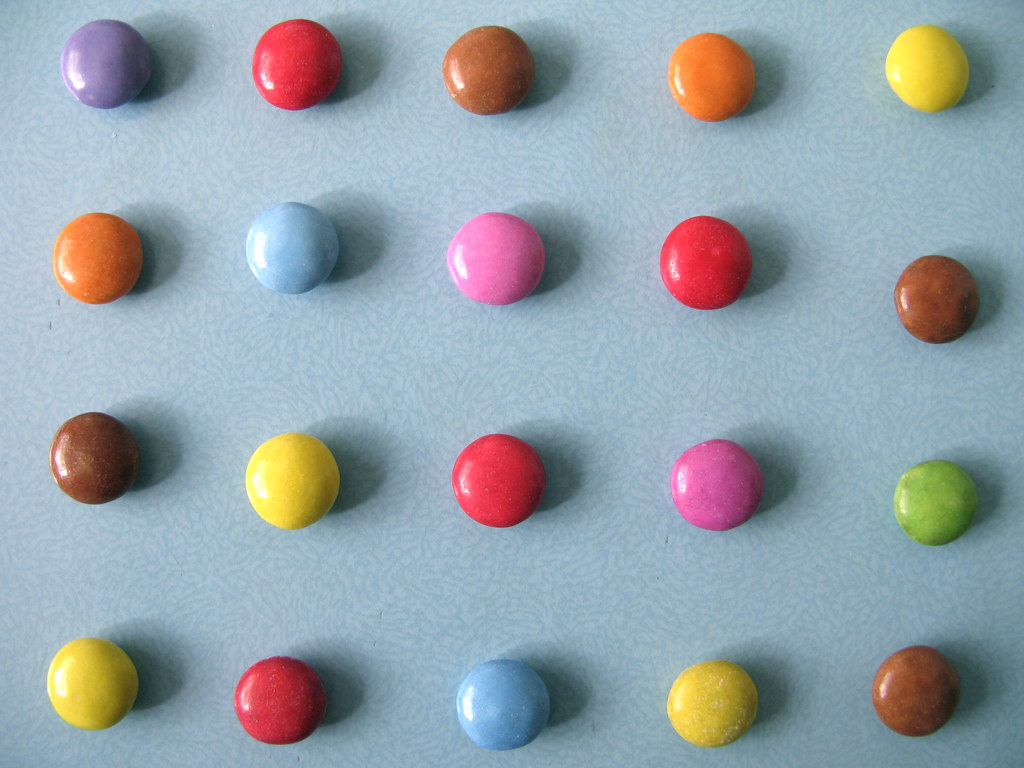
#> input picture OpenCVTest/smarties.jpg, 1024 x 768 px, given in place of the camera
$ python OpenCV_test.py
#> lines starting #> are read from the running program, lines starting #| are printed output that depends on the picture; after the words box and inside, x2 and y2 are one past the last pixel; in counts of white or black regions, pixels touching at a corner belong together
import cv2 as cv
import numpy as np
import matplotlib.pyplot as plt


# import image
capture1 = cv.VideoCapture(1, cv.CAP_DSHOW)
ret, image = capture1.read()
#> image is the input picture: shape (768, 1024, 3); mean B, G, R 170.4, 162.2, 150.5
cv.VideoCapture(0).release()

# Convert image to HSV
image_hsv = cv.cvtColor(image, cv.COLOR_BGR2HSV)
#> image_hsv: shape (768, 1024, 3); mean H, S, V 97.2, 70.9, 185

# White image with same size as image
image_wh = np.zeros(image.shape, dtype=np.uint8)

# mask
l_b = np.array([0, 123, 75])
u_b = np.array([19, 255, 153])

mask = cv.inRange(image_hsv, l_b, u_b)
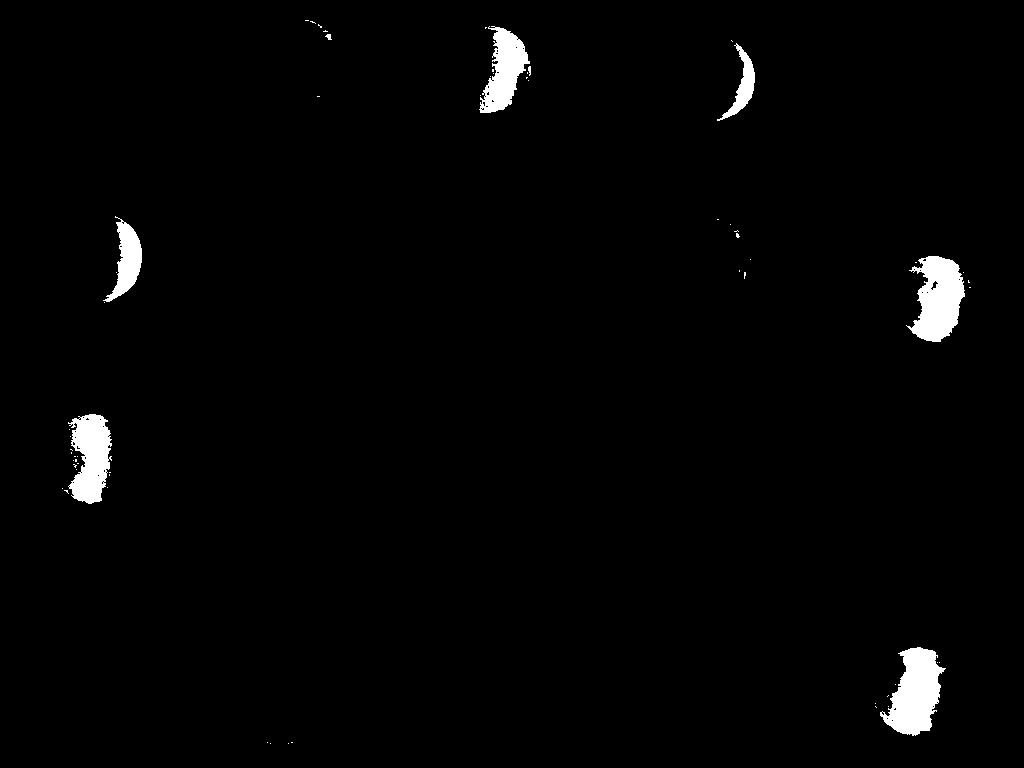
#> mask: shape (768, 1024); 1.8% white; 62 white regions (54 under 20 px), largest, box (x1, y1, x2, y2) and area: (880, 647, 946, 736) 3412, (906, 256, 965, 342) 3226, (68, 414, 112, 504) 2714

# Convert mask to binary
_, mask = cv.threshold(mask, 127, 255, cv.THRESH_BINARY)

# inverse mask
mask_inv = cv.bitwise_not(mask)
#> mask_inv: shape (768, 1024); 98.2% white; 62 black regions (54 under 20 px)

# Contour
cnts, hierchy = cv.findContours(mask_inv, cv.RETR_TREE, cv.CHAIN_APPROX_SIMPLE)
#> cnts = 126 contours, 116 with area under 20; largest, box (x1, y1, x2, y2) and area: (0, 0, 1024, 768) 784641, (879, 646, 947, 737) 3566, (906, 255, 966, 343) 3404, (67, 413, 113, 505) 2876, (478, 26, 531, 114) 2488

# Sort contours by area
cnt = sorted(cnts, key=cv.contourArea, reverse=True)
#> cnt has the same summary as cnts

# Remove outer edge
cnt = cnt[1:]
#> cnt = 125 contours, 116 with area under 20; largest, box (x1, y1, x2, y2) and area: (879, 646, 947, 737) 3566, (906, 255, 966, 343) 3404, (67, 413, 113, 505) 2876, (478, 26, 531, 114) 2488, (102, 218, 143, 303) 1546

# Find the max 5% of contour areas
max_area = cv.contourArea(cnt[0])
#> max_area = 3566.5
contourse = []
for c in cnt:
    if cv.contourArea(c) > 0.05 * max_area:
        contourse.append(c)
    else:
        break
#> this loop made 7 passes
#> after the loop, contourse = 6 contours; box (x1, y1, x2, y2) and area: (879, 646, 947, 737) 3566, (906, 255, 966, 343) 3404, (67, 413, 113, 505) 2876, (478, 26, 531, 114) 2488, (102, 218, 143, 303) 1546, (716, 42, 756, 122) 944


# Find the center of the contour
cx = []
cy = []
for c in contourse:
    M = cv.moments(c)
    cx.append(int(M['m10']/M['m00']))
    cy.append(int(M['m01']/M['m00']))
#> this loop made 6 passes
#> after the loop, cx = [915, 937, 90, 503, 126, 742]; cy = [692, 298, 456, 70, 259, 85]

points = np.array([cx, cy]).T
#> points = [[915, 692], [937, 298], [90, 456], [503, 70], [126, 259], [742, 85]]

# Sort points by distance from with start point 0,0
point_sort = sorted(points, key=lambda point: point[0]**2 + point[1]**2)
#> point_sort = [[126, 259], [90, 456], [503, 70], [742, 85], [937, 298], [915, 692]]


print("Stop")

cv.imshow('image', image)
cv.imshow('mask', mask)
for i in range(len(points)):
    cv.circle(image,(points[i,0], points[i,1]),10,(50*i,50*i,50*i), -1)
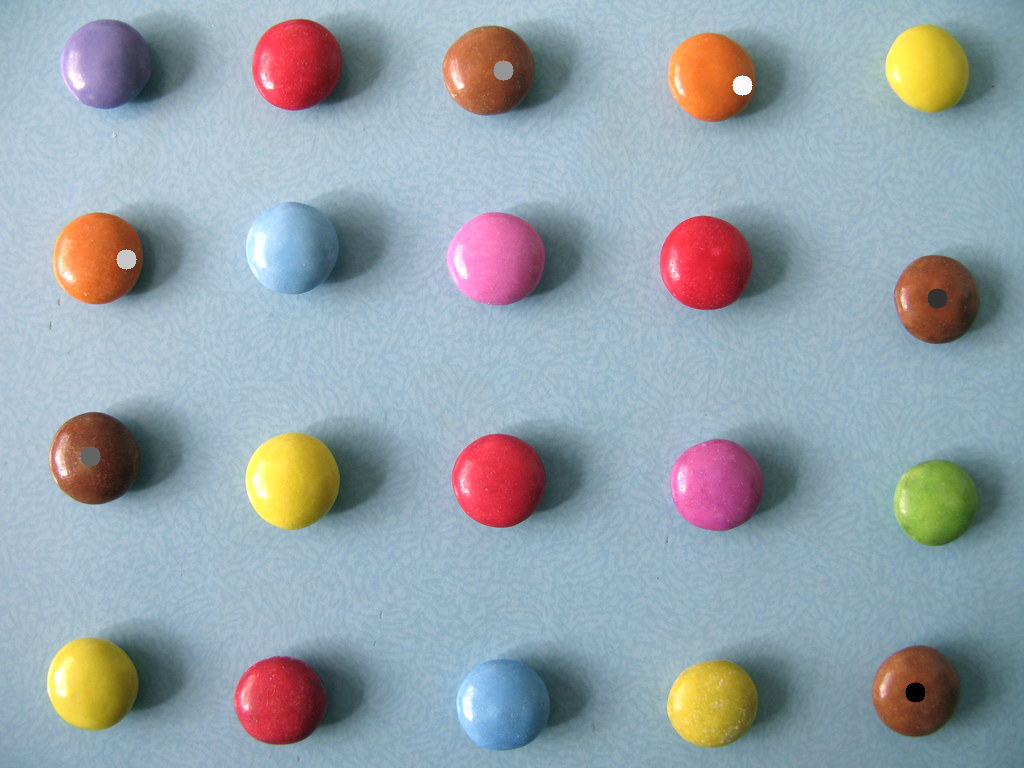
#> image: shape (768, 1024, 3); 0.24% of pixels changed, all inside (x1, y1, x2, y2) = (80, 60, 948, 703)
cv.imshow("Circles", image)

cv.drawContours(image_wh, contourse, -1, (255, 255, 255), 3)
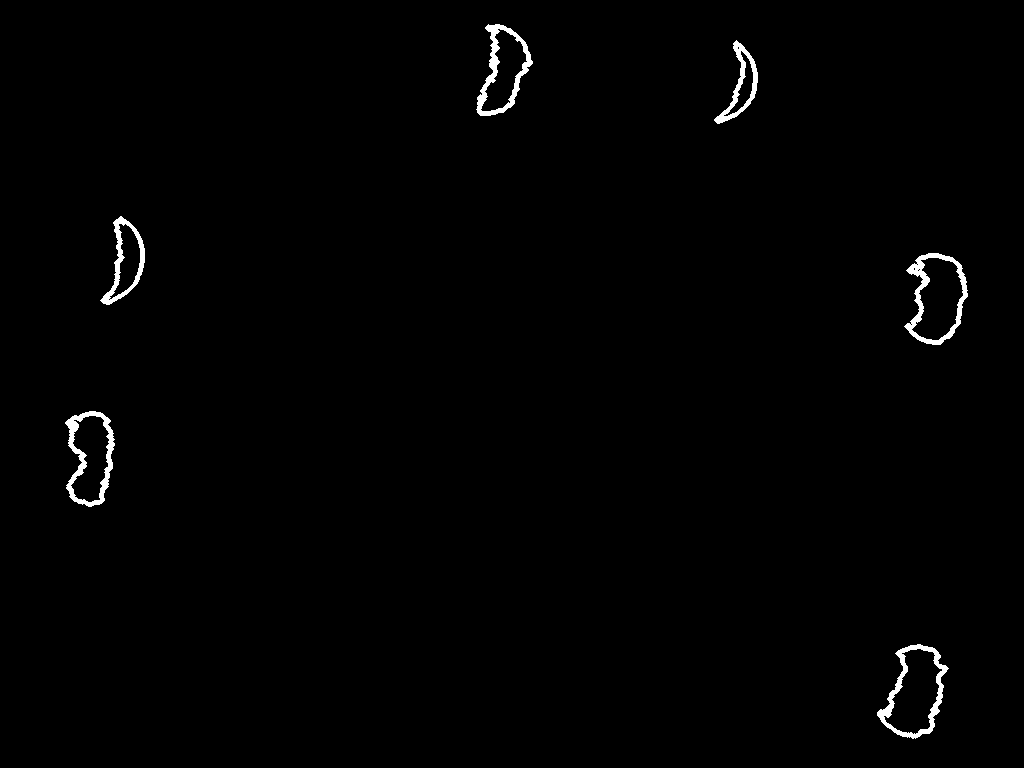
#> image_wh: shape (768, 1024, 3); 0.92% white; 6 white regions, box (x1, y1, x2, y2) and area: (877, 644, 949, 739) 1360, (904, 253, 968, 345) 1355, (65, 411, 115, 507) 1341, (476, 24, 533, 116) 1295, (100, 216, 145, 305) 973, (714, 40, 758, 124) 889
cv.imshow("Contour", image_wh)
cv.waitKey(0)
